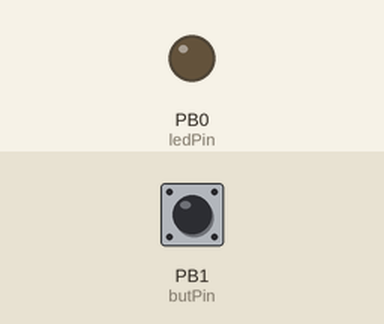
This sketch was run on a simulated ATtiny85, built with avr-gcc and run on an emulated ATtiny85. Shown: output pins drawn as LEDs (lit = HIGH). The inputs (shaded band) are chosen by the test bench; at power-on: PB1 (butPin) HIGH. Sleep ends after the set time or at an interrupt; EEPROM starts erased.

Above: at 1.2 s.
1.3 s: PB1 (butPin) pulled LOW for 3.2 s
At 2.7 s:
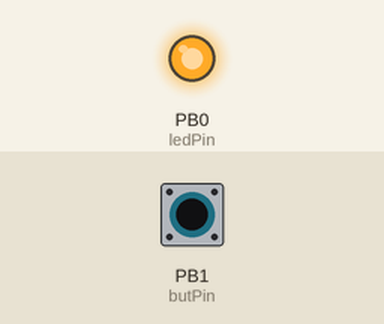
6.0 s: PB1 (butPin) pulled LOW for 3.2 s
At 7.8 s:
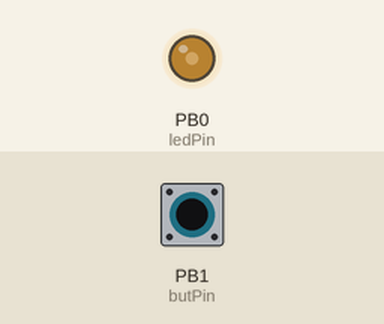
10.7 s: PB1 (butPin) pulled LOW for 0.15 s
Timing chart, 0 to 13.7 s (numbered marks = the images above; inputs shaded):
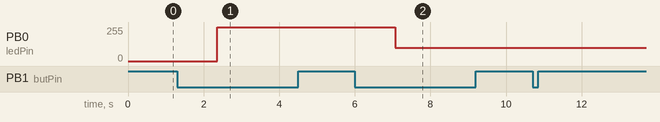

Measured:
- after the input at 1.3 s, PB0 (ledPin): 0/255 → 255/255 after 1.1 s
- after the input at 6.0 s, PB0 (ledPin): 255/255 → 100/255 after 1.1 s

The sketch:

Firmware_1.ino
```cpp
// (licence header left out)
// ПІДКЛЮЧЕННЯ БІБЛІОТЕК
#include <avr/sleep.h> // Підключаємо бібліотеку для роботи з sleep_mode

// ПРИВЯЗКА ПІНІВ
#define butPin 1 // 6 Пін кнопки (PB1)
#define ledPin 0 // 5 Пін виходу pwm (PB0)

// ОГОЛОШЕННЯ ЗМІННИХ

//Обробка кнопки:
#define debounceInterval 50 // Інтервал для фільтрації дребезгу контактів кнопки. За потреби (наприклад, при неякісній кнопці) збільшіть значення
#define buttonLongPressDuration 1000 // Час, після якого програма сприймає натискання кнопки як довге
bool previousStateButton = LOW; // Попередній стан кнопки (По дефолту не натиснута)
bool longPressState = false; // Стан довгого натиску (По дефолту FALSE)
unsigned long buttonLastPress; // Запамятовує момент коли кнопку натиснули(Час останнього натискання кнопки)
unsigned long previousButtonMillis; // Запамятовує час останнього зчитування стану кнопки з урахуванням debounceInterval
unsigned long buttonPressDuration; // Зберігає данні про те скільки часу кнопка утримується

// LightMode
byte lightMode = 8; // Зберігає номер поточного режиму світіння (По дефолту це 8 режим, світлодіод не світить)
#define EEPROM_ADDR 0 // Оголошуємо адрес eeprom памяті куди зберігатиметься змінна lightMode

// sleep_mode
volatile bool sleepState = true; // Показує чи перебуває мікроконтролер у режимі сну, якщо true - спить, якщо false - працює
volatile bool isFirstPress = false; // Показує чи було вже перше коротке або довге натискання перед сном, ця змінна потрібна для коректної обробки кнопки після виходу мікроконтролера з режиму сну

// Параметри для функції ledBlink
uint16_t onDuration; // Час увімкненого стану світлодіода
uint16_t offDuration; // Час вимкненого стану світлодіода
byte highBrightness; // Яскравість світлодіода в увімкненому стані
byte lowBrightness; // Яскравість світлодіода у вимкнутому стані

// ОСНОВНИЙ БЛОК КОДУ

void setup() {
  pinMode(butPin, INPUT_PULLUP); // Оголошуємо butPin як вхід з підтяжкою до VCC !Сигнал з кнопки інвертований
  pinMode(ledPin, OUTPUT);

  MCUCR|= 1<<SE; // Вмикаємо можливість переходу в режим сну, те саме що sleep_enable()
  MCUCR|=(1<<SM1) | (0<<SM0); // Задаємо режим сну: "SLEEP_MODE_PWR_DOWN" самий економний режим сну (споживання ~30мкА)

  GIMSK|= 1<<INT0; // Вмикаємо переривання INT0 на 6 піні(PB1), переривання спрацьовує коли на піні зявляється LOW (низький рівень сигналу)
  sei(); // Дозволяємо глобальні переривання, насправді це не обовязково писати, але йой най буде)
}

// Функція читання з EEPROM
uint8_t eeprom_read(uint8_t addr) {
  while (EECR & (1 << EEPE));     // Чекаємо завершення попереднього запису
  EEAR = addr;                    // Записуємо адресу у регістр адреси EEPROM
  EECR |= (1 << EERE);            // Запускаємо операцію читання з EEPROM
  return EEDR;                    // Повертаємо прочитане значення з регістру даних EEPROM
}

// Функція запису в EEPROM
void eeprom_write(uint8_t addr, uint8_t data) {
  while (EECR & (1 << EEPE));     // Чекаємо, поки завершиться попередній запис
  EEAR = addr;                    // Встановлюємо адресу EEPROM, куди будемо записувати
  EEDR = data;                    // Записуємо байт даних у регістр даних EEPROM
  EECR |= (1 << EEMPE);           // Встановлюємо дозвіл на запис
  EECR |= (1 << EEPE);            // Виконуємо запис
}

// Функція мигання світлодіодом
void ledBlink(){
  static unsigned long previousMillis = 0; // Попередній час
  static bool ledState = false; // Стан світлодіоду

  // Якщо ledState is true та пройшло більше мілісекунд за onDuration
  if (ledState && millis() - previousMillis >= onDuration)
  {
    previousMillis = millis(); // Попередній час = поточний час
    ledState = false;
    analogWrite(ledPin, lowBrightness); //Включаємо світлодіод на яскравості lowBrightness
  }
  // Інакше якщо !ledState is true та пройшло більше мілісекунд за offDuration
  else if (!ledState && millis() - previousMillis >= offDuration)
  {
    previousMillis = millis(); // Попередній час = поточний час
    ledState = true;
    analogWrite(ledPin, highBrightness); //Включаємо світлодіод на яскравості highBrightness
  }
}

// Функція обробника кнопки
void buttonProcessing() {

  if(millis() - previousButtonMillis > debounceInterval) // Фльтруємо дребезг кнопки
  {
    bool buttonState = !digitalRead(butPin); // Читаємо стан кнопки та інвертуємо його, оскільки кнопка з INPUT_PULLUP

    if (buttonState == HIGH && previousStateButton == LOW && !longPressState) // Перевіряє чи кнопка натиснута
    {
      buttonLastPress = millis();
      previousStateButton = HIGH;
    }

    buttonPressDuration = millis() - buttonLastPress; // Віднімаємо поточний час millis() від buttonLastPress щоб дізнатися скільки часу кнопка натиснута

    if (buttonState == HIGH && !longPressState && buttonPressDuration >= buttonLongPressDuration) // Обробка довгого натискання
    {
      longPressState = true;
      lightMode = (lightMode + 1) % 8; // Поступово збільшуємо lightMode, якщо lightMode > 7 ми його обнуляємо
      // 8 це номер останнього режиму який по дефолту повинен вимикати світлодіод, тому якщо ви змінили кількість режимів то також змініть це значення

      if(!isFirstPress) //Перевірка чи ще не було короткого натискання кнопки після sleep_mode
      {
        isFirstPress = true;
      }
    }

    if (buttonState == LOW && previousStateButton == HIGH) // Перевіряє чи кнопка відпущена
    {
      previousStateButton = LOW;
      longPressState = false;

      if (buttonPressDuration < buttonLongPressDuration) // Обробка короткого натискання
      {

        if (isFirstPress) // Якщо коротке натискання вже відбулося після виходу зі сну
        {
          eeprom_write(EEPROM_ADDR, lightMode); // Записуємо останній вибраний режим у EEPROM
          lightMode = 8; // lightMode присвоюємо 8, це останній режим у якому світлодіод повинен бути повністю вимкненим
          sleepState = true; // Прапорець sleepState присвоюємо true, щоб мікроконтролер зайшов у сон
        }
        else
        {
          isFirstPress = true;
        }
      }
    }
    previousButtonMillis = millis(); // Попередній час = поточний час
  }
}

// Функція перемикання режимів
void lightSwitch(){

  switch (lightMode)
  {
    // 1 Режим (Максимальна яскравість)
    case 0:
    digitalWrite(ledPin, HIGH); // Cвітимо на максимальну яскравість (Споживання ~350мА)
    break;

    // 2 Режим (Середня яскравість)
    case 1:
    analogWrite(ledPin, 100); // Яскравість: 100 із 255, середня яскравість (Споживання ~140мА)
    break;

    // 3 Режим (Мінімальна яскравість)
    case 2:
    analogWrite(ledPin, 25); // Яскравість 25 із 255, мінімальна яскравість (Споживання ~40мА)
    break;

    // 4 Режим (Блимання повільне)
    case 3:
    // Задаємо значення перед викликом функції
    onDuration = 350;     // Світлодіод світить 350 ms
    highBrightness = 150; // Яскравість світлодіоду 150 із 255, яскравість трохи вище середньої
    offDuration = 350;    // Світлодіод виключений 350 ms
    lowBrightness = 0;    // Яскравість світлодіоду 0 із 255, виключений
    ledBlink();           // Викликаємо функцію
    break;

    // 5 Режим (Блимання швидке)
    case 4:
    // Задаємо значення перед викликом функції
    onDuration = 120;     // Світлодіод світить 120 ms
    highBrightness = 100; // Яскравість світлодіоду 100 із 255, середня яскравість
    offDuration = 120;    // Світлодіод виключений 120 ms
    lowBrightness = 0;    // Яскравість світлодіоду 0 із 255, виключений
    ledBlink();           // Викликаємо функцію
    break;

    // 6 Режим (Повільне альтернативне блимання)
    case 5:
    // Задаємо значення перед викликом функції
    onDuration = 600;     // Світлодіод світить 600 ms
    highBrightness = 255; // Яскравість світлодіоду 255 із 255, максимальна яскравість
    offDuration = 800;    // Світлодіод світить на нижчій яскравості 800 ms
    lowBrightness = 80;   // Яскравість світлодіоду 80 із 255, яскравість нижча середньої
    ledBlink();           // Викликаємо функцію
    break;

    // 7 Режим (Швидке альтернативне блимання)
    case 6:
    // Задаємо значення перед викликом функції
    onDuration = 350;     // Світлодіод світить 350 ms
    highBrightness = 255; // Яскравість світлодіоду 255 із 255, максимальна яскравість
    offDuration = 250;    // Світлодіод світить на нижчій яскравості 250 ms
    lowBrightness = 100;  // Яскравість світлодіоду 100 із 255, середня яскравість
    ledBlink();           // Викликаємо функцію
    break;

    // 8 Режим (Еко режим, тільки короткочасні імпульси)
    case 7:
    // Задаємо значення перед викликом функції
    onDuration = 60;      // Світлодіод світить 60 ms
    highBrightness = 255; // Яскравість світлодіоду 255 із 255, максимальна яскравість
    offDuration = 1500;   // Світлодіод виключений 1500 ms
    lowBrightness = 0;    // Яскравість світлодіоду 0 із 255, виключений
    ledBlink();           // Викликаємо функцію
    break;

    // Стан світлодіоду по замовчуванню (Виключений)
    case 8:
    analogWrite(ledPin, 0); // Яскравість 0 із 255, світлодіод виключений
    break;
  }
}

// Обробник переривань, запускається коли мікроконтролер знаходиться у режимі сну та спрацьовує переривання INT0 на PB1
ISR(INT0_vect){
  lightMode = eeprom_read(EEPROM_ADDR); // Читаємо останній режим світіння з EEPROM та присвоюєм його lightMode
  isFirstPress = false; // За замовчуванням, першого натиску на кнопку ще не було
  sleepState = false; // Прапорець sleepState виставляємо в false, тим самим забороняємо режим сну та виходимо з нього у функції sleepCheck
}

// Функція перевірки сну
void sleepCheck(){
  if(sleepState) // Якщо sleepState = true, тобто режим сну дозволено
  {
    MCUCR|= 1<<SE; // Вмикаємо можливість переходу в режим сну, те саме що sleep_enable()
    GIMSK|= 1<<INT0; // Вмикаємо переривання INT0 на 6 піні(PB1), переривання спрацьовує коли на піні зявляється LOW (низький рівень сигналу)
    sleep_mode(); // Солодко засинаємо :)
  }
  else
  {
    MCUCR&= ~(1<<SE); // Забороняємо перехід в режим сну, те саме що sleep_disable()
    GIMSK&= ~(1<<INT0); // Вимикаємо переривання INT0 на PB1
  }
}

// Головний цикл
void loop() {
  sleepCheck(); // Викликаємо функцію перевірки сну
  buttonProcessing(); // Викликаємо функцію обробника кнопки
  lightSwitch(); // Викликаємо функцію перемикання режимів світіння
}

// Версія прошивки: V1.0
// Усі режими стабільні, збереження в EEPROM працює
// Режим сну перевірено — 30μA в sleep_mode

// Код протестовано на ATtiny13A @9.6 MHz, BOD level - 2.7V, живлення 3.7В Li-ion (Fuses: lfuse: 3A hfuse: FB)
```
